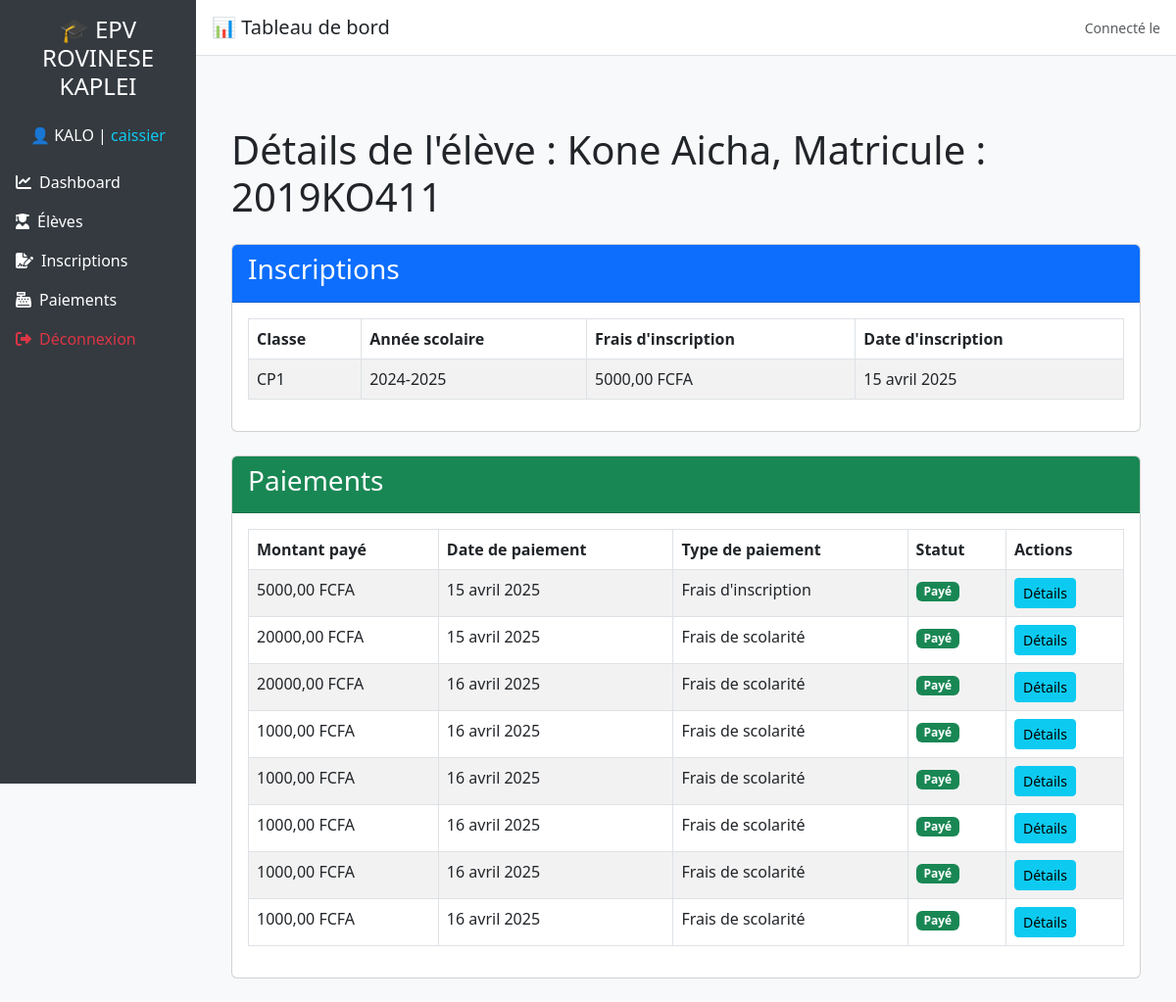
/core/eleve/22/details (signed in), run on the app's committed database.
### utilisateurs/models.py (models this page shows)
class Utilisateur(AbstractUser):
    ROLE_CHOICES = (
        ('admin', 'Administrateur'),
        ('caissier', 'Caissier'),
    )
    role = models.CharField(max_length=20, choices=ROLE_CHOICES, default='caissier')

### core/models.py (models this page shows, shortened)
class Eleve(models.Model):
    nom = models.CharField(max_length=255)
    prenom = models.CharField(max_length=255)
    date_naissance = models.DateField()
    matricule = models.CharField(max_length=50, unique=True, blank=True, null=True)
    telephone = models.CharField(max_length=15, blank=True, null=True)
    montant_du = models.DecimalField(max_digits=10, decimal_places=2, null=False, default=0)
    montant_restant = models.DecimalField(max_digits=10, decimal_places=2, default=0)  # Montant restant à payer

class Classe(models.Model):
    nom = models.CharField(max_length=255)
    frais_scolaire = models.DecimalField(max_digits=10, decimal_places=2)  # Montant des frais de scolarité
    frais_inscription = models.DecimalField(max_digits=10, decimal_places=2) # Montant des frais d'inscription

class AnneeScolaire(models.Model):
    annee = models.CharField(max_length=9, unique=True)  # Exemple : "2024-2025"
    date_debut = models.DateField()
    date_fin = models.DateField()
    est_active = models.BooleanField(default=True)

### inscriptions/models.py (models this page shows, shortened)
class Inscription(models.Model):
    eleve = models.ForeignKey(Eleve, on_delete=models.CASCADE)
    classe = models.ForeignKey(Classe, on_delete=models.CASCADE)
    annee_scolaire = models.ForeignKey(AnneeScolaire, on_delete=models.CASCADE)
    frais_inscription = models.DecimalField(max_digits=10, decimal_places=2, default=5000)  # Frais d'inscription (fixes)
    date_inscription = models.DateField(auto_now_add=True)
    class Meta:
        unique_together = ('eleve', 'annee_scolaire')  # Un élève ne peut pas être inscrit deux fois pour la même année

### facturations/models.py (models this page shows, shortened)
class Paiement(models.Model):
    eleve = models.ForeignKey(Eleve, on_delete=models.CASCADE)
    montant = models.DecimalField(max_digits=10, decimal_places=2, null=False)  # Montant payé
    date_paiement = models.DateField()
    annee_scolaire = models.ForeignKey(AnneeScolaire, on_delete=models.CASCADE)
    statut = models.BooleanField(default=False)  # True = payé, False = non payé
    inscription = models.ForeignKey(Inscription, on_delete=models.CASCADE, null=True, blank=True)  # Lien avec l'inscription
    type_paiement = models.CharField(max_length=50, choices=[('inscription', 'Frais d\'inscription'), ('scolarite', 'Frais de scolarité')])
    recu_pdf = models.FileField(upload_to='recus/', blank=True, null=True)

### core/views.py (the view)
# urls.py: path('eleve/<int:eleve_id>/details', views.details_eleve, name='details_eleve'),
@login_required
def details_eleve(request, eleve_id):
    eleve = get_object_or_404(Eleve, id=eleve_id)
    inscriptions = Inscription.objects.filter(eleve=eleve)
    paiements = Paiement.objects.filter(eleve=eleve)
    context = {
        'eleve': eleve,
        'inscriptions': inscriptions,
        'paiements': paiements,
    }
    return render(request, 'eleves/details_eleve.html', context)

### core/templates/eleves/details_eleve.html (shortened to what this page needs)
{% extends "base.html" %}
{% block content %}
<body>
<div class="container mt-5">
    <h1 class="mb-4">Détails de l'élève : {{ eleve.nom }} {{ eleve.prenom }}, Matricule : {{ eleve.matricule }}</h1>
    <div class="card mb-4">
        <div class="card-header bg-primary text-white">
            <h3>Inscriptions</h3>
        </div>
        <div class="card-body">
            <table class="table table-bordered table-striped">
                <thead>
                    <tr>
                        <th>Classe</th>
                        <th>Année scolaire</th>
                        <th>Frais d'inscription</th>
                        <th>Date d'inscription</th>
                    </tr>
                </thead>
                <tbody>
                    {% for inscription in inscriptions %}
                        <tr>
                            <td>{{ inscription.classe.nom }}</td>
                            <td>{{ inscription.annee_scolaire.annee }}</td>
                            <td>{{ inscription.frais_inscription }} FCFA</td>
                            <td>{{ inscription.date_inscription }}</td>
                        </tr>
                    {% empty %}
                        <tr>
                            <td colspan="4" class="text-center">Aucune inscription trouvée</td>
                        </tr>
                    {% endfor %}
                </tbody>
            </table>
        </div>
    </div>
    <div class="card">
        <div class="card-header bg-success text-white">
            <h3>Paiements</h3>
        </div>
        <div class="card-body">
            <table class="table table-bordered table-striped" id="paiement-table">
                <thead>
                    <tr>
                        <th>Montant payé</th>
                        <th>Date de paiement</th>
                        <th>Type de paiement</th>
                        <th>Statut</th>
                        <th>Actions</th>
                    </tr>
                </thead>
                <tbody>
                    {% for paiement in paiements %}
                        <tr>
                            <td>{{ paiement.montant }} FCFA</td>
                            <td>{{ paiement.date_paiement }}</td>
                            <td>{{ paiement.get_type_paiement_display }}</td>
                            <td>
                                {% if paiement.statut %}
                                    <span class="badge bg-success">Payé</span>
                                {% else %}
                                    <span class="badge bg-danger">Non payé</span>
                                {% endif %}
                            </td>
                            <td>
                                <button class="btn btn-info btn-sm" data-bs-toggle="modal" data-bs-target="#paiementModal" data-id="{{ paiement.id }}">Détails</button>
                            </td>
                        </tr>
                    {% empty %}
                        <tr>
                            <td colspan="5" class="text-center">Aucun paiement trouvé</td>
                        </tr>
                    {% endfor %}
                </tbody>
            </table>
        </div>
    </div>
</div>
{% endblock  %}

### templates/base.html (shortened to what this page needs)
<!DOCTYPE html>
<html lang="fr">
<head>
  <link href="https://cdn.jsdelivr.net/npm/bootstrap@5.3.0/dist/css/bootstrap.min.css" rel="stylesheet">
  <link href="https://cdnjs.cloudflare.com/ajax/libs/font-awesome/6.4.0/css/all.min.css" rel="stylesheet">
</head>
<body>
{% if user.is_authenticated %}
<div class="d-flex">
  <nav class="sidebar d-flex flex-column p-3 text-white col-md-3 col-lg-2">
    <h4 class="text-center mb-4">🎓 EPV ROVINESE KAPLEI</h4>
    <p class="text-center">👤 {{ user.username | upper }} | <span class="text-info">{{ user.role }}</span></p>
    {% if user.role == 'admin' %}
      <a href="{% url 'dashboard' %}" class="py-2 d-block"><i class="fas fa-chart-line me-2"></i>Dashboard</a>
      <a href="{% url 'liste_eleves' %}" class="py-2 d-block"><i class="fas fa-user-graduate me-2"></i>Élèves</a>
      <a href="{% url 'liste_classes' %}" class="py-2 d-block"><i class="fas fa-school me-2"></i>Classes</a>
      <a href="{% url 'liste_annees' %}" class="py-2 d-block"><i class="fas fa-calendar me-2"></i>Années</a>
      <a href="{% url 'inscription_form' %}" class="py-2 d-block"><i class="fas fa-file-signature me-2"></i>Inscriptions</a>
      <a href="{% url 'paiement_list' %}" class="py-2 d-block"><i class="fas fa-money-check-alt me-2"></i>Paiements</a>
      {% comment %} <a href="#" class="py-2 d-block"><i class="fas fa-receipt me-2"></i>Factures</a> {% endcomment %}
      <a href="{% url "liste_utilisateurs" %}" class="py-2 d-block"><i class="fas fa-users-cog me-2"></i>Utilisateurs</a>
      <a href="/admin/" class="py-2 d-block"><i class="fas fa-cogs me-2"></i>Paramètre</a>
      <a href="{% url 'deconnexion' %}" class="py-2 d-block text-danger"><i class="fas fa-sign-out-alt me-2"></i>Déconnexion</a>
    {% elif user.role == 'caissier' %}
      <a href="{% url 'caissier_dashboard' %}" class="py-2 d-block"><i class="fas fa-chart-line me-2"></i>Dashboard</a>
      <a href="{% url 'liste_eleves' %}" class="py-2 d-block"><i class="fas fa-user-graduate me-2"></i>Élèves</a>
      <a href="{% url 'inscription_form' %}" class="py-2 d-block"><i class="fas fa-file-signature me-2"></i>Inscriptions</a>
      <a href="{% url 'paiement' %}" class="py-2 d-block"><i class="fas fa-cash-register me-2"></i>Paiements</a>
      <a href="{% url 'deconnexion' %}" class="py-2 d-block text-danger"><i class="fas fa-sign-out-alt me-2"></i>Déconnexion</a>
    {% endif %}
  </nav>
  <div class="flex-grow-1">
    <div class="topbar d-flex justify-content-between align-items-center">
      <h5 class="mb-0">📊 Tableau de bord</h5>
      <span class="text-muted small">Connecté le {{ now|date:"d/m/Y H:i" }}</span>
    </div>
    <div class="p-4">
      {% block content %}{% endblock %}
    </div>
  </div>
</div>
{% endif %}
</body>
</html>

### templates/base.html (style rules this page uses)
body { font-family: 'Segoe UI', sans-serif; background-color: #f8f9fa; }
.sidebar { height: 100vh; background-color: #343a40; }
.sidebar a { color: #ffffff; text-decoration: none; }
.topbar { background-color: #ffffff; padding: 1rem; border-bottom: 1px solid #dee2e6; }

### data on the page
Utilisateur: username "KALO", role "caissier"
Eleve: nom "Kone", prenom "Aicha", matricule "2019KO411"
Inscription: classe.nom "CP1", annee_scolaire.annee "2024-2025", frais_inscription "5000,00", date_inscription "15 avril 2025"
Paiement: montant "5000,00", date_paiement "15 avril 2025", type_paiement "Frais d'inscription", statut "Payé"
Paiement: montant "20000,00", date_paiement "15 avril 2025", type_paiement "Frais de scolarité", statut "Payé"
Paiement: montant "20000,00", date_paiement "16 avril 2025", type_paiement "Frais de scolarité", statut "Payé"
Paiement: montant "1000,00", date_paiement "16 avril 2025", type_paiement "Frais de scolarité", statut "Payé"
Paiement: montant "1000,00", date_paiement "16 avril 2025", type_paiement "Frais de scolarité", statut "Payé"
Paiement: montant "1000,00", date_paiement "16 avril 2025", type_paiement "Frais de scolarité", statut "Payé"
Paiement: montant "1000,00", date_paiement "16 avril 2025", type_paiement "Frais de scolarité", statut "Payé"
Paiement: montant "1000,00", date_paiement "16 avril 2025", type_paiement "Frais de scolarité", statut "Payé"
